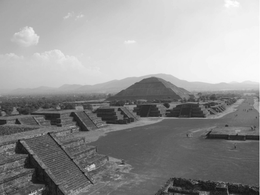
%> input picture pyramids.png, 260 x 195 px, shrunk from 629 x 471 before the run
$ octave HarrisCornerDetector.m   (GNU Octave 9; MATLAB toolbox functions it lacks are replaced by stand-ins)
%> lines starting %> are read from the running program, lines starting %| are printed output that depends on the picture
### normalizeImage.m
% function for processing an image derivative that has negative or >255
% pixel values, scales according to min and max intensity and outputs a
% matrix of uint8.
function outputImage = normalizeImage(image)
    I_max = max(max(image));
    I_min = min(min(image));

    delta = I_max - I_min;

    scale = 255/delta;
    outputImage = image*scale;

    if I_min < 0
        const = ones(size(image));
        const = const * (I_min*scale);

        outputImage = outputImage + const;
    end
end

### HarrisCornerDetector.m
clear
clc

% size of window for the Lucas Kanade algorithm
windowSize = 1;
% threshold for detecting a corner - is ridiculously high atm
cornerThreshold = -2e-12;


im = imread('pyramids.png');
%> im is the input picture: size 195x260x3 uint8; min 10, max 255, mean 147.2
figure
grayscale = rgb2gray(im);
imgsize = size(im);
%> imgsize = [195 260 3]

ypixelcount = imgsize(2);
%> ypixelcount = 260
xpixelcount = imgsize(1);
%> xpixelcount = 195

% calculate the offsets required for the window function to fit within the
% image
xbounds = xpixelcount - floor(windowSize/2);
%> xbounds = 195
ybounds = ypixelcount - floor(windowSize/2);
%> ybounds = 260
startCounter = floor(windowSize/2)+1;

% empty arrays that will later be filled with pixels that are above
% threshold
cornerX = [];
cornerY = [];

% empty matrix that stores the cornerness of each pixel
cornerness = zeros(size(grayscale));

%[I_x, I_y] = sobel(grayscale); -- todo: implement my own gradient function

% calculate image derivatives
[I_x, I_y] = imgradientxy(grayscale);
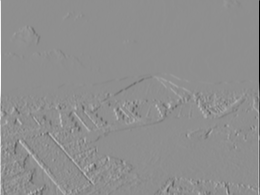
%> I_x: size 195x260 double; min -996, max 781, mean 1; drawn with min black and max white
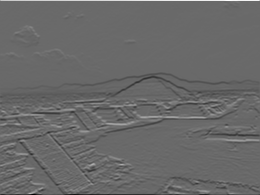
%> I_y: size 195x260 double; min -721, max 1017, mean -2.5; drawn with min black and max white

%I_x = imgaussfilt(I_x, 2);
%I_y = imgaussfilt(I_y, 2);

% as an sanity check to see if edge detection works
magnitude = (I_x.^2 + I_y.^2).^0.5;
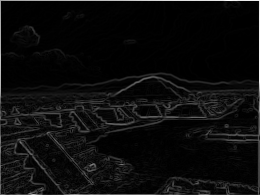
%> magnitude: size 195x260 double; min 0, max 1017, mean 51.2; drawn with min black and max white

Ix2 = I_x.^2;
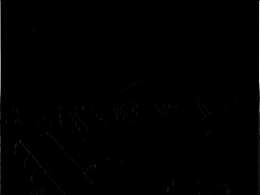
%> Ix2: size 195x260 double; min 0, max 992016, mean 4644.2; drawn with min black and max white
Iy2 = I_y.^2;
Ixy = I_x.*I_y;
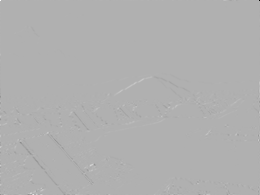
%> Ixy: size 195x260 double; min -496944, max 221840, mean -64.6; drawn with min black and max white

%cornerness = (Ix2.*Iy2-Ixy.^2)-0.01*((Ix2+Iy2).^2);

% loop through each pixel, and calls the window function to calculate the
% cornerness at the pixel
for j=startCounter:ybounds
    for i=startCounter:xbounds

        h = window(Ix2, Iy2, Ixy, i, j, windowSize, "");

        %h = cornerness(i,j);
        cornerness(i,j) = h;

        % if the cornerness exceeds a certain threshold write its
        % coordinates down
        if h < cornerThreshold
           cornerX(end+1) = i;
           cornerY(end+1) = j;
        end


     end
end
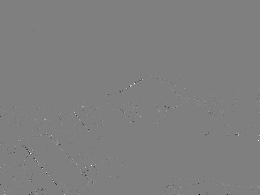
%> cornerness: size 195x260 double; min -7.28e-12, max 7.28e-12, mean -1.69e-15; drawn with min black and max white
%> after the loop, cornerX = 40 values, max 195 at index 10, min 81 at index 33, mean 149.9; cornerY = 40 values from 1 to 237

figure
imshow(im);
hold on
scatter(cornerY, cornerX, 'r*');
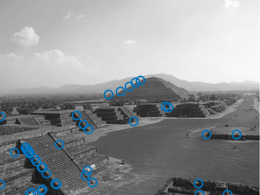
%> figure redrawn from the program's plot data
hold off


I_x_8bit = uint8(255 * mat2gray(normalizeImage(I_x)));
%> in normalizeImage, `I_max = max(max(image));`: I_max = 781
%> in normalizeImage, `I_min = min(min(image));`: I_min = -996
%> in normalizeImage, `delta = I_max - I_min;`: delta = 1777
%> in normalizeImage, `scale = 255/delta;`: scale = 0.144
%> in normalizeImage, `const = const * (I_min*scale);`: const: size 195x260 double; every value is -142.9
I_y_8bit = uint8(255 * mat2gray(normalizeImage(I_y)));
%> in normalizeImage (call 2), `const = const * (I_min*scale);`: const: size 195x260 double; every value is -105.8

magnitude_8bit = uint8(255 * mat2gray(magnitude));


figure
imshow(I_x_8bit);
title('I_x')

figure
imshow(I_y_8bit);
title('I_y')

figure
imshow(magnitude_8bit);
title('magnitude')
